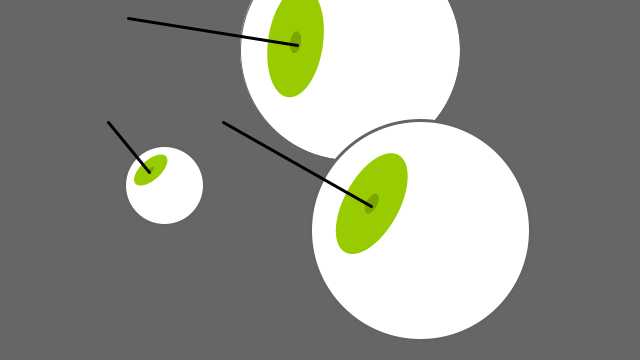
Frame 1 (no input)
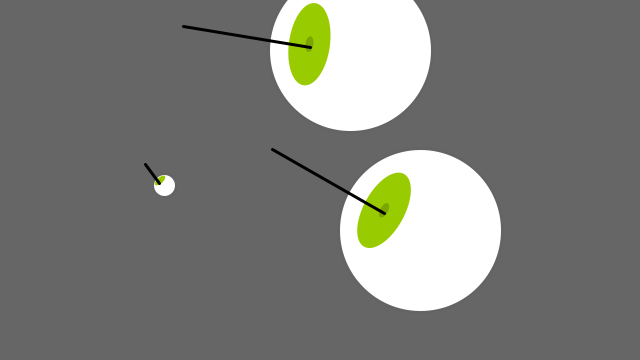
Frame 60 (the mouse pressed at the canvas centre just before this capture)
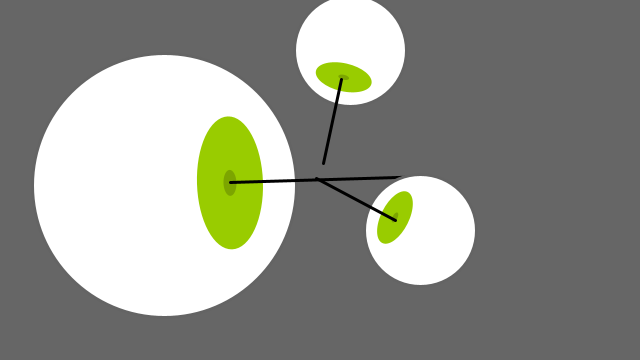
Frame 120 (the mouse held since frame 60 and released just before this capture)

The Processing sketch that drew these frames (run headless with seeded random() and noise(); from frame 60 on, the mouse is pressed at the canvas centre):

// Processing sketch: processing_153892
// ── processing_153892.pde

Eye e1, e2, e3, e4;

void setup() {
  size(640, 360);
  noStroke();
  e1 = new Eye( 350, 50,   220);
  e2 = new Eye( 164, 185,  80);  
  e3 = new Eye( 420, 230, 220);
 
}

void draw() {
  background(102);
  
  e1.update(mouseX, mouseY);
  e2.update(mouseX, mouseY);
  e3.update(mouseX, mouseY);

  e1.display();
  e2.display();
  e3.display();
  
}

class Eye {
  int x, y;
  int size;
  float angle = 0.0;
  
  Eye(int tx, int ty, int ts) {
    x = tx;
    y = ty;
    size = ts;
 }

  void update(int mx, int my) {
    angle = atan2(my-y, mx-x);
    
  }
  
  void display() {
    float l = 0.0;
    pushMatrix();
    translate(x, y);
    fill(255);
    stroke(100);
    ellipse(0, 0, size, size);
    rotate(angle);
    fill(153, 204, 0);
    
    if (size <=300){
      noStroke();
      ellipse((size++)/4, 0, (size++/4), size/2);
      fill(3, 4, 0,50);
      ellipse((size++)/4, 0, (size++/20), size/10);
    } 
    strokeWeight(3);
    
    stroke(0);
    pushMatrix();
    translate(size/4,0);
    line(size-size/4, 0, angle, angle);
    popMatrix();
    noStroke();
    popMatrix();
    if (size >=290){
      size = 0;
    }
    

    
  }
}
